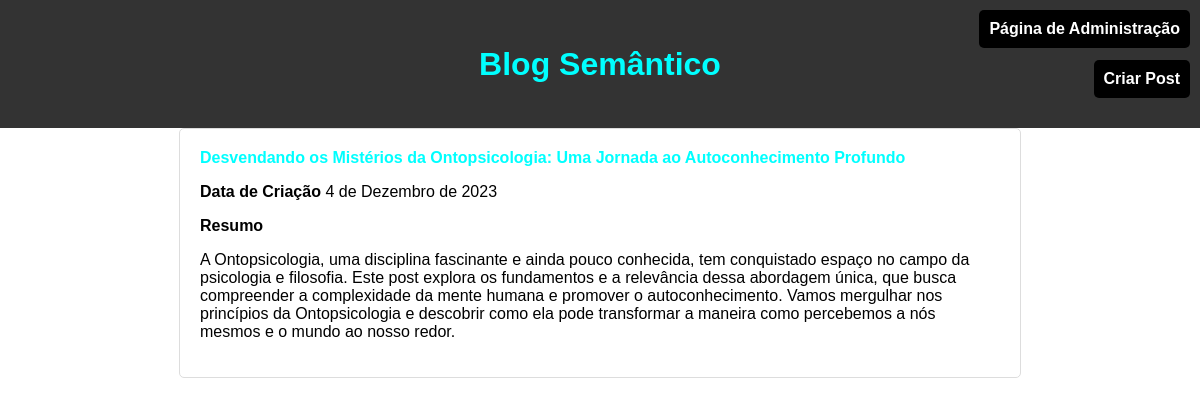
The app's page /home/ (signed in) with its own data.
### blog/models.py (models this page shows, shortened)
class Post(models.Model):
    titulo = models.CharField(max_length=255)
    resumo = RichTextField()
    conteudo = RichTextUploadingField()
    autor = models.ForeignKey(User, on_delete=models.PROTECT)
    dataDeCriacao = models.DateField(auto_now_add=True)

### blog/views.py (the view)
# urls.py: path('home/', views.home, name='home'),
@login_required(login_url='/login/')
def home(request):
    posts = Post.objects.annotate(nComentarios=Count('comentario')).order_by('-nComentarios', 'dataDeCriacao')
    return render(request, 'home.html', {'posts': posts})

### blog/Templates/home.html (shortened to what this page needs)
{% extends 'base.html' %}
{% block navbar %}
    {% if user.is_authenticated and user.is_staff %}
        <a href="{% url 'admin:index' %}" class="Botao-admin">Página de Administração</a>
        <a href="{% url 'admin:blog_post_add' %}" class="Botao-criar">Criar Post</a>
    {% endif %}
{% endblock %}
{% block content %}
    {% for post in posts %}
        <article>
            <a href="/posts/{{ post.pk }}"><strong>{{ post.titulo }}</strong></a>
            <p><strong>Data de Criação</strong> {{ post.dataDeCriacao }}</p>
            <p><strong>Resumo</strong>{{ post.resumo|safe }}</p>
        </article>
{% endfor %}
{% endblock %}

### blog/Templates/home.html (style rules this page uses)
article { margin: 0 auto; max-width: 800px; padding: 20px; border: 1px solid #ddd; border-radius: 5px; margin-bottom: 20px; }
a { color: aqua; text-decoration: none; }

### blog/Templates/base.html (style rules this page uses)
body { font-family: 'Arial', sans-serif; margin: 0; padding: 0; }
.Botao-admin { position: absolute; top: 10px; right: 10px; padding: 10px; background-color: #000000; color: #fff; text-decoration: none; border-radius: 5px; font-weight: bold; }
.Botao-criar { position: absolute; top: 60px; right: 10px; padding: 10px; background-color: #000000; color: #fff; text-decoration: none; border-radius: 5px; font-weight: bold; }

### records on screen
Post: titulo "Desvendando os Mistérios da Ontopsicologia: Uma Jornada ao Autoconhecimento Profundo", dataDeCriacao "4 de Dezembro de 2023", resumo "A Ontopsicologia, uma disciplina fascinante e ainda pouco conhecida, tem conquistado espaço no campo da psicologia e filosofia. Este post explora os fundamentos e a relevância dessa abordagem única, que busca compreender a complexidade da mente humana e promover o autoconhecimento. Vamos mergulhar nos princípios da Ontopsicologia e descobrir como ela pode transformar a maneira como percebemos a nós mesmos e o mundo ao nosso redor."
